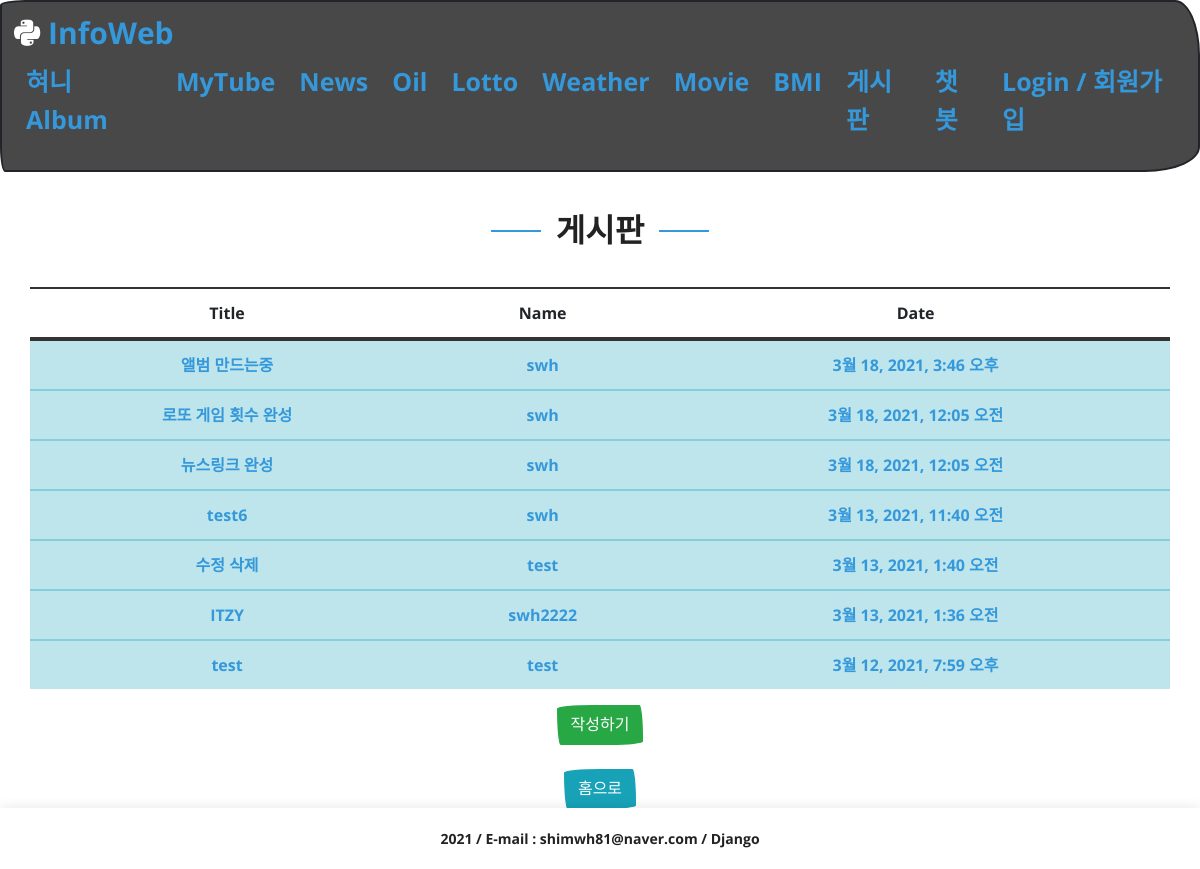
/board/, run on the app's committed database.
### board/models.py (models this page shows, shortened)
class Message(models.Model):
    title = models.CharField(max_length=50, help_text='최대 50자 내로 입력가능합니다.')
    name = models.CharField(max_length=10, help_text='최대 10자 내로 입력가능합니다.')
    contents = models.TextField(default='', help_text='내용을 입력해주세요~')
    regdate = models.DateTimeField(auto_now=True)

### board/views.py (the view)
# urls.py: path('', views.board, name='board'),
def board(request):
    msglist = Message.objects.order_by('-regdate')
    return render(request, 'infoweb/board.html', {'msglist' : msglist})

### templates/infoweb/board.html
{% extends "infoweb/base.html" %}
{% load static %}
{% block content %}
<div class="my_title">
    <h1>게시판</h1>
</div>
<br>
  <table class="table table-hover">
    <thead>
      <tr>
        <th>Title</th>
        <th>Name</th>
        <th>Date</th>
      </tr>
    </thead>
      <tbody>
        {% for list in msglist %}
        <tr class="table-info">
        <td><a  class="board" href="{% url 'detail_view' list.pk %}">{{list.title}}</a></td>
        <td><a href="{% url 'detail_view' list.pk %}">{{list.name}}</a></td>
        <td><a href="{% url 'detail_view' list.pk %}">{{list.regdate}}</a></td>
      </tr>
    {% endfor %}
      </tbody>
</table>
  <a href="{% url 'write' %}">
  <input type="button" class="btn btn-success" value="작성하기">
  </a>
  <br><br>
  <a href="{% url 'home' %}"><input type="button" class="btn btn-info" value="홈으로"></a>
{% endblock %}

### static/css/style2.css (style rules this page uses)
:root { --text-color: #3498db; --text-hover: #5faee3; --background-color: #484848; --accent-color: pink; }
html,body { font-family: "Open Sans", sans-serif; margin: 0; padding: 0; height: 100% }
a { color: var(--text-color); text-decoration: none; }
h1, h2, h3, h4, h5, h6 { font-family: "Raleway", sans-serif; }
.my_title { text-align: center; padding-bottom: 5px; }
.my_title h1 { font-size: 32px; font-weight: bold; text-transform: uppercase; position: relative; color: #222222; }
.my_title h1::before, .my_title h1::after { content: ''; width: 50px; height: 2px; background: #3498db; display: inline-block; }
.my_title h1::before { margin: 0 15px 10px 0; }
.my_title h1::after { margin: 0 0 10px 15px; }

### data on the page
Message: title "앨범 만드는중", name "swh", regdate "3월 18, 2021, 3:46 오후"
Message: title "로또 게임 횟수 완성", name "swh", regdate "3월 18, 2021, 12:05 오전"
Message: title "뉴스링크 완성", name "swh", regdate "3월 18, 2021, 12:05 오전"
Message: title "test6", name "swh", regdate "3월 13, 2021, 11:40 오전"
Message: title "수정 삭제", name "test", regdate "3월 13, 2021, 1:40 오전"
Message: title "ITZY", name "swh2222", regdate "3월 13, 2021, 1:36 오전"
Message: title "test", name "test", regdate "3월 12, 2021, 7:59 오후"
